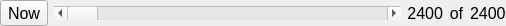
<ui version="4.0" >
 <class>HistoryControlWindow</class>
 <widget class="QDialog" name="HistoryControlWindow" >
  <property name="geometry" >
   <rect>
    <x>0</x>
    <y>0</y>
    <width>506</width>
    <height>26</height>
   </rect>
  </property>
  <property name="sizePolicy" >
   <sizepolicy>
    <hsizetype>5</hsizetype>
    <vsizetype>0</vsizetype>
    <horstretch>0</horstretch>
    <verstretch>0</verstretch>
   </sizepolicy>
  </property>
  <property name="windowTitle" >
   <string>History Control</string>
  </property>
  <layout class="QHBoxLayout" >
   <property name="margin" >
    <number>0</number>
   </property>
   <property name="spacing" >
    <number>6</number>
   </property>
   <item>
    <widget class="QToolButton" name="current_" >
     <property name="minimumSize" >
      <size>
       <width>0</width>
       <height>0</height>
      </size>
     </property>
     <property name="font" >
      <font>
       <pointsize>12</pointsize>
       <weight>50</weight>
       <bold>false</bold>
      </font>
     </property>
     <property name="focusPolicy" >
      <enum>Qt::NoFocus</enum>
     </property>
     <property name="text" >
      <string>Now</string>
     </property>
    </widget>
   </item>
   <item>
    <widget class="QScrollBar" name="slider_" >
     <property name="sizePolicy" >
      <sizepolicy>
       <hsizetype>1</hsizetype>
       <vsizetype>0</vsizetype>
       <horstretch>1</horstretch>
       <verstretch>0</verstretch>
      </sizepolicy>
     </property>
     <property name="minimumSize" >
      <size>
       <width>0</width>
       <height>0</height>
      </size>
     </property>
     <property name="orientation" >
      <enum>Qt::Horizontal</enum>
     </property>
    </widget>
   </item>
   <item>
    <layout class="QHBoxLayout" >
     <property name="margin" >
      <number>0</number>
     </property>
     <property name="spacing" >
      <number>6</number>
     </property>
     <item>
      <widget class="QLabel" name="frameIndex_" >
       <property name="font" >
        <font>
         <family>Lucida Grande</family>
         <pointsize>12</pointsize>
         <weight>50</weight>
         <italic>false</italic>
         <bold>false</bold>
         <underline>false</underline>
         <strikeout>false</strikeout>
        </font>
       </property>
       <property name="text" >
        <string>2400</string>
       </property>
       <property name="alignment" >
        <set>Qt::AlignRight|Qt::AlignTrailing|Qt::AlignVCenter</set>
       </property>
      </widget>
     </item>
     <item>
      <widget class="QLabel" name="frameCount_4" >
       <property name="font" >
        <font>
         <family>Lucida Grande</family>
         <pointsize>12</pointsize>
         <weight>50</weight>
         <italic>false</italic>
         <bold>false</bold>
         <underline>false</underline>
         <strikeout>false</strikeout>
        </font>
       </property>
       <property name="text" >
        <string>of</string>
       </property>
       <property name="alignment" >
        <set>Qt::AlignCenter</set>
       </property>
      </widget>
     </item>
     <item>
      <widget class="QLabel" name="frameCount_" >
       <property name="font" >
        <font>
         <family>Lucida Grande</family>
         <pointsize>12</pointsize>
         <weight>50</weight>
         <italic>false</italic>
         <bold>false</bold>
         <underline>false</underline>
         <strikeout>false</strikeout>
        </font>
       </property>
       <property name="text" >
        <string>2400</string>
       </property>
      </widget>
     </item>
    </layout>
   </item>
  </layout>
 </widget>
 <resources/>
 <connections/>
</ui>
